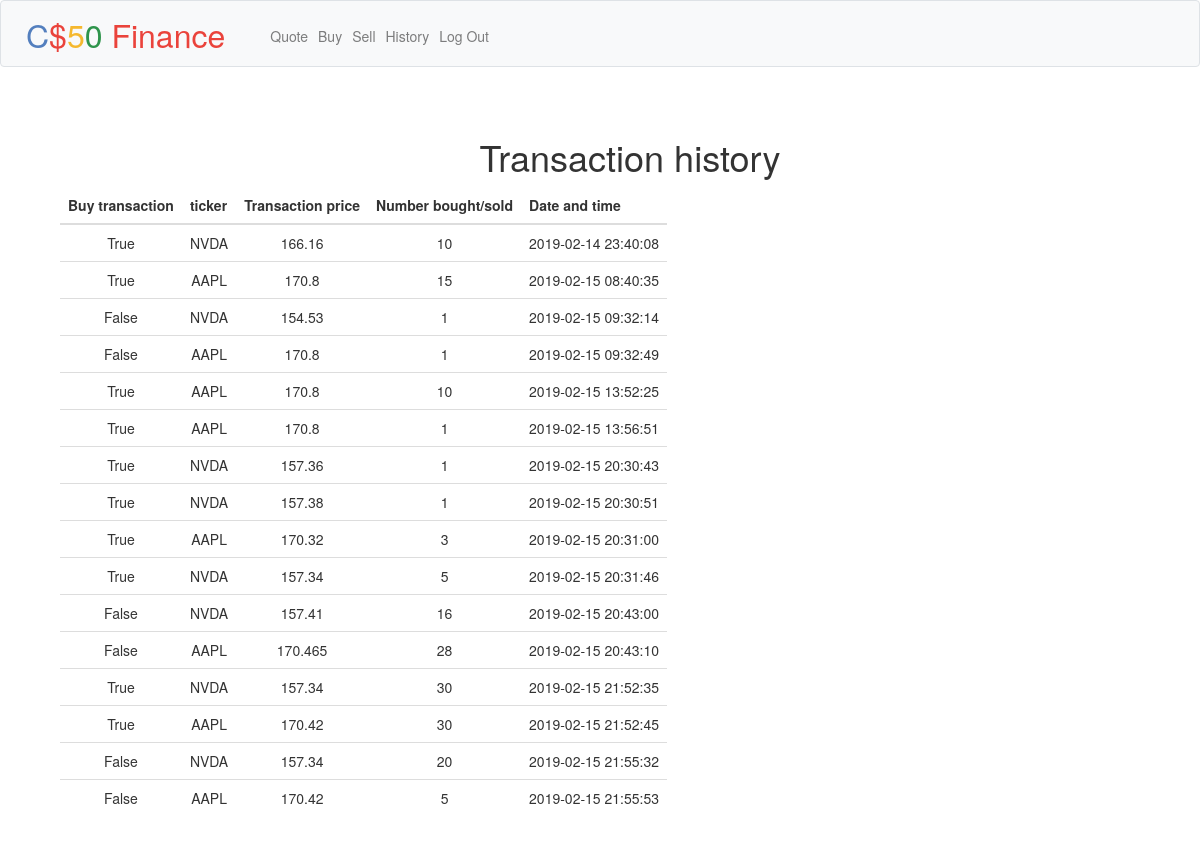
Page /history (signed in) on the committed database.
### tables this page shows
CREATE TABLE 'transactions' ('transaction_id' integer PRIMARY KEY AUTOINCREMENT NOT NULL, 'user_id' integer, 'datetime' datetime, 'number' integer, 'purchase_price' , 'ticker' varchar(255), 'buy' boolean);

### application.py (the view)
@app.route("/history")
@login_required
def history():
    transactions = db.execute("SELECT * from transactions WHERE user_id = :user", user=session["user_id"])
    output = []
    for transaction in transactions:
        output.append([transaction["buy"], transaction["ticker"], transaction["purchase_price"], transaction["number"], transaction["datetime"]])
    return render_template("history.html", ITEMS=output)

### application.py (called while the page is built)
@app.after_request
def after_request(response):
    response.headers["Cache-Control"] = "no-cache, no-store, must-revalidate"
    response.headers["Expires"] = 0
    response.headers["Pragma"] = "no-cache"
    return response

### helpers.py (called while the page is built)
def login_required(f):
    @wraps(f)
    def decorated_function(*args, **kwargs):
        if session.get("user_id") is None:
            return redirect("/login")
        return f(*args, **kwargs)
    return decorated_function

### templates/history.html (shortened to what this page needs)
{% extends "layout.html" %}
{% block main %}
<div class="container">
    <div class="row">
        <div class="col-md-12">
            <h1 class="text-center", align="left">
                Transaction history
            </h1>
        </div>
        <div id="no-more-tables">
            <table class="table table-hover", align="center">
        		<thead>
        			<tr>
        				<th class="numeric">Buy transaction</th>
        				<th class="numeric">ticker</th>
        				<th class="numeric">Transaction price</th>
        				<th class="numeric">Number bought/sold</th>
        				<th class="numeric">Date and time</th>
        			</tr>
        		</thead>
        		<tbody>
        			{% for asset in ITEMS %}
        			<tr>
        				<td data-title="Asset">{{ asset[0] }}</td>
        				<td data-title="Name">{{ asset[1] }}</td>
        				<td data-title="Number owned" class="numeric">{{ asset[2] }}</td>
        				<td data-title="Market price" class="numeric">{{ asset[3] }}</td>
        				<td data-title="Asset value" class="numeric">{{ asset[4] }}</td>
        			</tr>
        			{% endfor %}
        		</tbody>
        	</table>
        </div>
    </div>
{% endblock %}

### rows in the picture
transactions: buy "True", ticker "NVDA", purchase_price "166.16", number "10", datetime "2019-02-14 23:40:08"
transactions: buy "True", ticker "AAPL", purchase_price "170.8", number "15", datetime "2019-02-15 08:40:35"
transactions: buy "False", ticker "NVDA", purchase_price "154.53", number "1", datetime "2019-02-15 09:32:14"
transactions: buy "False", ticker "AAPL", purchase_price "170.8", number "1", datetime "2019-02-15 09:32:49"
transactions: buy "True", ticker "AAPL", purchase_price "170.8", number "10", datetime "2019-02-15 13:52:25"
transactions: buy "True", ticker "AAPL", purchase_price "170.8", number "1", datetime "2019-02-15 13:56:51"
transactions: buy "True", ticker "NVDA", purchase_price "157.36", number "1", datetime "2019-02-15 20:30:43"
transactions: buy "True", ticker "NVDA", purchase_price "157.38", number "1", datetime "2019-02-15 20:30:51"
transactions: buy "True", ticker "AAPL", purchase_price "170.32", number "3", datetime "2019-02-15 20:31:00"
transactions: buy "True", ticker "NVDA", purchase_price "157.34", number "5", datetime "2019-02-15 20:31:46"
transactions: buy "False", ticker "NVDA", purchase_price "157.41", number "16", datetime "2019-02-15 20:43:00"
transactions: buy "False", ticker "AAPL", purchase_price "170.465", number "28", datetime "2019-02-15 20:43:10"
transactions: buy "True", ticker "NVDA", purchase_price "157.34", number "30", datetime "2019-02-15 21:52:35"
transactions: buy "True", ticker "AAPL", purchase_price "170.42", number "30", datetime "2019-02-15 21:52:45"
transactions: buy "False", ticker "NVDA", purchase_price "157.34", number "20", datetime "2019-02-15 21:55:32"
transactions: buy "False", ticker "AAPL", purchase_price "170.42", number "5", datetime "2019-02-15 21:55:53"
